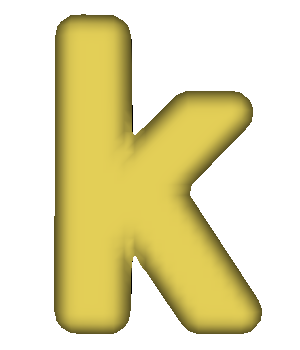

This chart was generated by the following Python code:
#!/usr/bin/env python

# Demonstrate 3D morphing between letters v, t, k using vtkImplicitModeller
# and vtkInterpolateDataSetAttributes.

# Factory overrides
import vtkmodules.vtkInteractionStyle  # noqa: F401
import vtkmodules.vtkRenderingFreeType  # noqa: F401
import vtkmodules.vtkRenderingOpenGL2  # noqa: F401

from vtkmodules.vtkFiltersCore import vtkContourFilter
from vtkmodules.vtkFiltersGeneral import vtkInterpolateDataSetAttributes
from vtkmodules.vtkFiltersHybrid import vtkImplicitModeller
from vtkmodules.vtkRenderingCore import (
    vtkActor,
    vtkCamera,
    vtkPolyDataMapper,
    vtkRenderWindow,
    vtkRenderWindowInteractor,
    vtkRenderer,
)
from vtkmodules.vtkRenderingFreeType import vtkVectorText

# Make the letters v, t, and k
letter_v = vtkVectorText()
letter_v.SetText("v")

letter_t = vtkVectorText()
letter_t.SetText("t")

letter_k = vtkVectorText()
letter_k.SetText("k")

# Create implicit models of each
blobby_v = vtkImplicitModeller()
blobby_v.SetInputConnection(letter_v.GetOutputPort())
blobby_v.SetMaximumDistance(0.2)
blobby_v.SetSampleDimensions(50, 50, 12)
blobby_v.SetModelBounds(-0.5, 1.5, -0.5, 1.5, -0.5, 0.5)

blobby_t = vtkImplicitModeller()
blobby_t.SetInputConnection(letter_t.GetOutputPort())
blobby_t.SetMaximumDistance(0.2)
blobby_t.SetSampleDimensions(50, 50, 12)
blobby_t.SetModelBounds(-0.5, 1.5, -0.5, 1.5, -0.5, 0.5)

blobby_k = vtkImplicitModeller()
blobby_k.SetInputConnection(letter_k.GetOutputPort())
blobby_k.SetMaximumDistance(0.2)
blobby_k.SetSampleDimensions(50, 50, 12)
blobby_k.SetModelBounds(-0.5, 1.5, -0.5, 1.5, -0.5, 0.5)

# Interpolate the data
interpolate = vtkInterpolateDataSetAttributes()
interpolate.AddInputConnection(blobby_v.GetOutputPort())
interpolate.AddInputConnection(blobby_t.GetOutputPort())
interpolate.AddInputConnection(blobby_k.GetOutputPort())
interpolate.SetT(0.0)

# Extract an iso surface
blobby_iso = vtkContourFilter()
blobby_iso.SetInputConnection(interpolate.GetOutputPort())
blobby_iso.SetValue(0, 0.1)

# Map to rendering primitives
blobby_mapper = vtkPolyDataMapper()
blobby_mapper.SetInputConnection(blobby_iso.GetOutputPort())
blobby_mapper.ScalarVisibilityOff()

blobby_actor = vtkActor()
blobby_actor.SetMapper(blobby_mapper)
blobby_actor.GetProperty().SetDiffuseColor(0.89, 0.81, 0.34)

# Renderer
renderer = vtkRenderer()
renderer.AddActor(blobby_actor)
renderer.SetBackground(1, 1, 1)

# Window
render_window = vtkRenderWindow()
render_window.AddRenderer(renderer)
render_window.SetSize(300, 350)
render_window.SetWindowName("3d morph")

# Interactor
interactor = vtkRenderWindowInteractor()
interactor.SetRenderWindow(render_window)

# Scene
camera = vtkCamera()
camera.SetClippingRange(0.265, 13.2)
camera.SetFocalPoint(0.539, 0.47464, 0)
camera.SetPosition(0.539, 0.474674, 2.644)
camera.SetViewUp(0, 1, 0)
renderer.SetActiveCamera(camera)

# Animate morphing through letters
sub_iters = 4.0
i = 0
while i < 2:
    j = 1
    while j <= sub_iters:
        t = i + j / sub_iters
        interpolate.SetT(t)
        render_window.Render()
        j += 1
    i += 1

interactor.Initialize()
interactor.Start()
